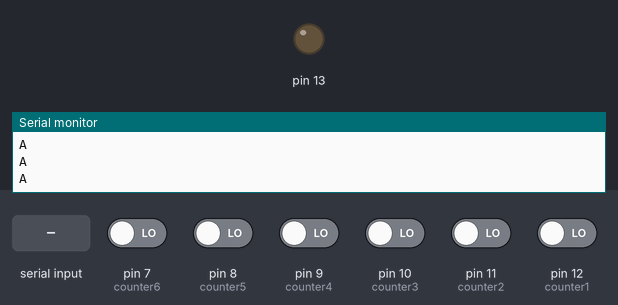
This sketch was run on a simulated Arduino Uno, built with avr-gcc and run on an emulated ATmega328P. Shown: output pins drawn as LEDs (lit = HIGH), the last lines printed to the serial monitor. The test bench sets the inputs (shaded band); at power-on: pin 7 (counter6), pin 8 (counter5), pin 9 (counter4), pin 10 (counter3), pin 11 (counter2), pin 12 (counter1) LOW.

Above: at 1.0 s.
1.1 s: byte 30 received over Serial
At 1.6 s:
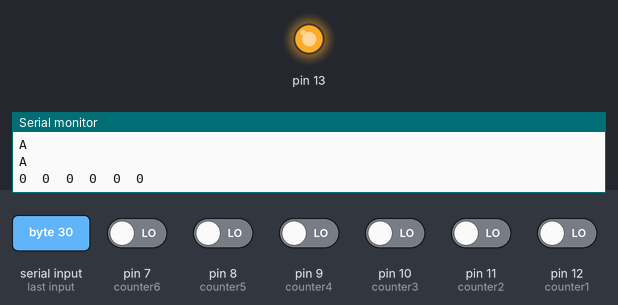
Timing chart, 0 to 4.1 s (numbered marks = the images above; inputs shaded):
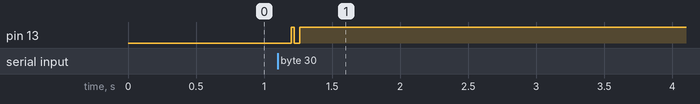

The sketch:

Reed_switch_Malkaram_8Feb16.ino
```cpp
/* This program reads biogas tipping devices and counts pivoting events logging data every 15 minutes.
 *  When the magnet is within actuation range the switch is open.
 *
 *  These biogas totalizers keep the magnetic switch regularly open. A pivoting event occurs when the magnet
 *  is removed. After each pivoting event, it takes about 3 seconds for the biogas container to go back to
 *  its initial position.
 *
 *  For logging data in the host computer Processing code is used sending data via serial communication.
 *
 *
 *  Created by E. Chavarria 18/Nov/2015
 *  Edited by E. Chavarria and S. Malkaram 9/Feb/2016
 */


// Define where the sensors are connected
const int counter1 = 12;
const int counter2 = 11;
const int counter3 = 10;
const int counter4 = 9;
const int counter5 = 8;
const int counter6 = 7;

int totalizer1 = 0;
int totalizer2 = 0;
int totalizer3 = 0;
int totalizer4 = 0;
int totalizer5 = 0;
int totalizer6 = 0;
int inByte = 0;
unsigned long previous_timer1 = 0;
unsigned long previous_timer2 = 0;
unsigned long previous_timer3 = 0;
unsigned long previous_timer4 = 0;
unsigned long previous_timer5 = 0;
unsigned long previous_timer6 = 0;

void setup() {
  pinMode(counter1, INPUT);
  pinMode(13, OUTPUT);
  Serial.begin(9600);
  establishContact();
}

void loop() {
  digitalWrite(13, LOW); // Built-in LED turns ON when biogas container pivots
  unsigned long timer1 = millis();
  unsigned long timer2 = timer1;
  unsigned long timer3 = timer1;
  unsigned long timer4 = timer1;
  unsigned long timer5 = timer1;
  unsigned long timer6 = timer1;


  //******* Counter 1 **********
  if(digitalRead(counter1) == LOW){ // If magnet is far away
    digitalWrite(13, HIGH); // Built-in LED turns ON when biogas container pivots
    if(timer1 - previous_timer1 >= 1500){ // Wait for 1.5 seconds
         previous_timer1 = timer1;
      totalizer1++; // Count one pivoting event
   }
  }

  //******* Counter 2 **********
  if(digitalRead(counter2) == LOW){ // If magnet is far away
//    digitalWrite(13, HIGH); // Built-in LED turns ON when biogas container pivots
    if(timer2 - previous_timer2 >= 1500){ // Wait for 1.5 seconds
         previous_timer2 = timer2;
      totalizer2++; // Count one pivoting event
   }
  }

  //******* Counter 3 **********
  if(digitalRead(counter3) == LOW){ // If magnet is far away
//   digitalWrite(13, HIGH); // Built-in LED turns ON when biogas container pivots
   if(timer3 - previous_timer3 >= 1500){ // Wait for 1.5 seconds
         previous_timer3 = timer3;
      totalizer3++; // Count one pivoting event
   }
  }

    //******* Counter 4 **********
  if(digitalRead(counter4) == LOW){ // If magnet is far away
    digitalWrite(13, HIGH); // Built-in LED turns ON when biogas container pivots
    if(timer4 - previous_timer4 >= 1500){ // Wait for 1.5 seconds
         previous_timer4 = timer4;
      totalizer4++; // Count one pivoting event
   }
  }

    //******* Counter 5 **********
  if(digitalRead(counter5) == LOW){ // If magnet is far away
    digitalWrite(13, HIGH); // Built-in LED turns ON when biogas container pivots
    if(timer5 - previous_timer5 >= 1500){ // Wait for 1.5 seconds
         previous_timer5 = timer5;
      totalizer5++; // Count one pivoting event
   }
  }

    //******* Counter 6 **********
  if(digitalRead(counter6) == LOW){ // If magnet is far away
    digitalWrite(13, HIGH); // Built-in LED turns ON when biogas container pivots
    if(timer6 - previous_timer6 >= 1500){ // Wait for 1.5 seconds
         previous_timer6 = timer6;
      totalizer6++; // Count one pivoting event
   }
  }

  // Listen to serial port, send counts and reset counters
  if(Serial.available()>0){
    inByte = Serial.read();
    Serial.print(totalizer1);
    Serial.print("\t");
    Serial.print(totalizer2);
    Serial.print("\t");
    Serial.print(totalizer3);
    Serial.print("\t");
    Serial.print(totalizer4);
    Serial.print("\t");
    Serial.print(totalizer5);
    Serial.print("\t");
    Serial.println(totalizer6);
    totalizer1 = 0;
    totalizer2 = 0;
    totalizer3 = 0;
    totalizer4 = 0;
    totalizer5 = 0;
    totalizer6 = 0;
    }
    delay(10);
}


// Establishes first contact by sending an "A" until host computer replies with an "A"
void establishContact(){
  while(Serial.available() <= 0){
    Serial.println("A");
    delay(100);
  }
}
```

Measured:
- after the input at 1.1 s, pin 13: LOW → HIGH after 0.10 s, → LOW 0.02 s later, → HIGH 0.04 s later
